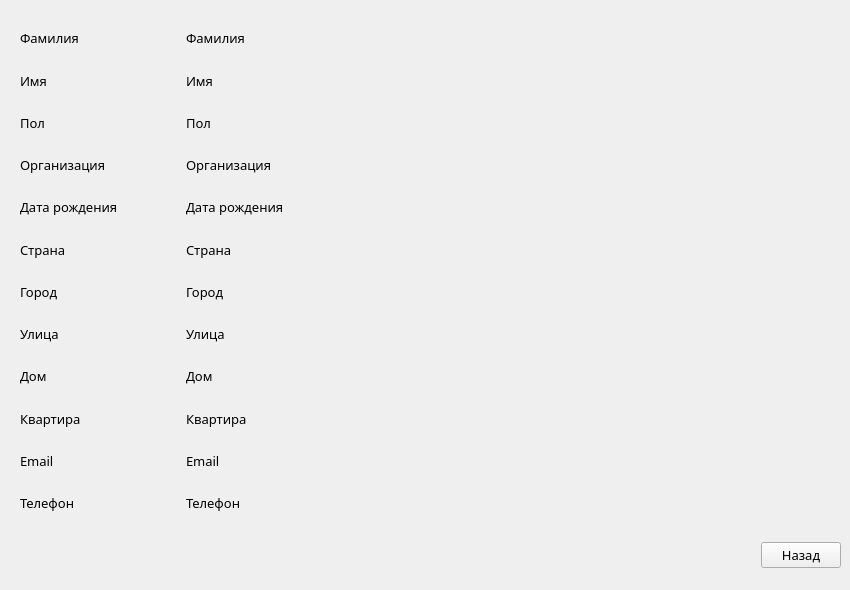
    <widget class="QWidget" name="adminInfo">
     <widget class="QWidget" name="layoutWidget_9">
      <property name="geometry">
       <rect>
        <x>710</x>
        <y>530</y>
        <width>131</width>
        <height>51</height>
       </rect>
      </property>
      <layout class="QHBoxLayout" name="horizontalLayout_16">
       <item>
        <spacer name="horizontalSpacer_6">
         <property name="orientation">
          <enum>Qt::Horizontal</enum>
         </property>
         <property name="sizeHint" stdset="0">
          <size>
           <width>40</width>
           <height>20</height>
          </size>
         </property>
        </spacer>
       </item>
       <item>
        <widget class="QPushButton" name="represInfoBackButton_2">
         <property name="font">
          <font>
           <family>Century Gothic</family>
           <pointsize>10</pointsize>
          </font>
         </property>
         <property name="text">
          <string>Назад</string>
         </property>
        </widget>
       </item>
      </layout>
     </widget>
     <widget class="QWidget" name="layoutWidget_10">
      <property name="geometry">
       <rect>
        <x>20</x>
        <y>20</y>
        <width>711</width>
        <height>501</height>
       </rect>
      </property>
      <layout class="QHBoxLayout" name="horizontalLayout_17">
       <item>
        <layout class="QVBoxLayout" name="verticalLayout_7">
         <item>
          <widget class="QLabel" name="adminInfoSurnameLabel">
           <property name="maximumSize">
            <size>
             <width>160</width>
             <height>16777215</height>
            </size>
           </property>
           <property name="font">
            <font>
             <family>Century Gothic</family>
             <pointsize>10</pointsize>
            </font>
           </property>
           <property name="text">
            <string>Фамилия</string>
           </property>
          </widget>
         </item>
         <item>
          <widget class="QLabel" name="adminInfoNameLabel">
           <property name="maximumSize">
            <size>
             <width>160</width>
             <height>160</height>
            </size>
           </property>
           <property name="font">
            <font>
             <family>Century Gothic</family>
             <pointsize>10</pointsize>
            </font>
           </property>
           <property name="text">
            <string>Имя</string>
           </property>
          </widget>
         </item>
         <item>
          <widget class="QLabel" name="adminInfoSexLabel">
           <property name="maximumSize">
            <size>
             <width>160</width>
             <height>160</height>
            </size>
           </property>
           <property name="font">
            <font>
             <family>Century Gothic</family>
             <pointsize>10</pointsize>
            </font>
           </property>
           <property name="text">
            <string>Пол</string>
           </property>
          </widget>
         </item>
         <item>
          <widget class="QLabel" name="adminInfoOrganizationLabel">
           <property name="maximumSize">
            <size>
             <width>160</width>
             <height>160</height>
            </size>
           </property>
           <property name="font">
            <font>
             <family>Century Gothic</family>
             <pointsize>10</pointsize>
            </font>
           </property>
           <property name="text">
            <string>Организация</string>
           </property>
          </widget>
         </item>
         <item>
          <widget class="QLabel" name="adminInfoDobLabel">
           <property name="minimumSize">
            <size>
             <width>142</width>
             <height>0</height>
            </size>
           </property>
           <property name="maximumSize">
            <size>
             <width>160</width>
             <height>160</height>
            </size>
           </property>
           <property name="font">
            <font>
             <family>Century Gothic</family>
             <pointsize>10</pointsize>
            </font>
           </property>
           <property name="text">
            <string>Дата рождения</string>
           </property>
          </widget>
         </item>
         <item>
          <widget class="QLabel" name="adminInfoCountryLabel">
           <property name="maximumSize">
            <size>
             <width>160</width>
             <height>160</height>
            </size>
           </property>
           <property name="font">
            <font>
             <family>Century Gothic</family>
             <pointsize>10</pointsize>
            </font>
           </property>
           <property name="text">
            <string>Страна</string>
           </property>
          </widget>
         </item>
         <item>
          <widget class="QLabel" name="adminInfoCityLabel">
           <property name="maximumSize">
            <size>
             <width>160</width>
             <height>16777215</height>
            </size>
           </property>
           <property name="font">
            <font>
             <family>Century Gothic</family>
             <pointsize>10</pointsize>
            </font>
           </property>
           <property name="text">
            <string>Город</string>
           </property>
          </widget>
         </item>
         <item>
          <widget class="QLabel" name="adminInfoStreetLabel">
           <property name="maximumSize">
            <size>
             <width>160</width>
             <height>16777215</height>
            </size>
           </property>
           <property name="font">
            <font>
             <family>Century Gothic</family>
             <pointsize>10</pointsize>
            </font>
           </property>
           <property name="text">
            <string>Улица</string>
           </property>
          </widget>
         </item>
         <item>
          <widget class="QLabel" name="adminInfoHouseNumberLabel">
           <property name="maximumSize">
            <size>
             <width>160</width>
             <height>16777215</height>
            </size>
           </property>
           <property name="font">
            <font>
             <family>Century Gothic</family>
             <pointsize>10</pointsize>
            </font>
           </property>
           <property name="text">
            <string>Дом</string>
           </property>
          </widget>
         </item>
         <item>
          <widget class="QLabel" name="adminInfoFlatNumberLabel">
           <property name="maximumSize">
            <size>
             <width>160</width>
             <height>16777215</height>
            </size>
           </property>
           <property name="font">
            <font>
             <family>Century Gothic</family>
             <pointsize>10</pointsize>
            </font>
           </property>
           <property name="text">
            <string>Квартира</string>
           </property>
          </widget>
         </item>
         <item>
          <widget class="QLabel" name="adminInfoEmailLabel">
           <property name="maximumSize">
            <size>
             <width>160</width>
             <height>16777215</height>
            </size>
           </property>
           <property name="font">
            <font>
             <family>Century Gothic</family>
             <pointsize>10</pointsize>
            </font>
           </property>
           <property name="text">
            <string>Email</string>
           </property>
          </widget>
         </item>
         <item>
          <widget class="QLabel" name="adminInfoTelephoneLabel">
           <property name="maximumSize">
            <size>
             <width>160</width>
             <height>16777215</height>
            </size>
           </property>
           <property name="font">
            <font>
             <family>Century Gothic</family>
             <pointsize>10</pointsize>
            </font>
           </property>
           <property name="text">
            <string>Телефон</string>
           </property>
          </widget>
         </item>
        </layout>
       </item>
       <item>
        <layout class="QVBoxLayout" name="verticalLayout_9">
         <item>
          <widget class="QLabel" name="adminInfoSurname">
           <property name="minimumSize">
            <size>
             <width>500</width>
             <height>0</height>
            </size>
           </property>
           <property name="font">
            <font>
             <family>Century Gothic</family>
             <pointsize>10</pointsize>
            </font>
           </property>
           <property name="text">
            <string>Фамилия</string>
           </property>
          </widget>
         </item>
         <item>
          <widget class="QLabel" name="adminInfoName">
           <property name="font">
            <font>
             <family>Century Gothic</family>
             <pointsize>10</pointsize>
            </font>
           </property>
           <property name="text">
            <string>Имя</string>
           </property>
          </widget>
         </item>
         <item>
          <widget class="QLabel" name="adminInfoSex">
           <property name="font">
            <font>
             <family>Century Gothic</family>
             <pointsize>10</pointsize>
            </font>
           </property>
           <property name="text">
            <string>Пол</string>
           </property>
          </widget>
         </item>
         <item>
          <widget class="QLabel" name="adminInfoOrganization">
           <property name="font">
            <font>
             <family>Century Gothic</family>
             <pointsize>10</pointsize>
            </font>
           </property>
           <property name="text">
            <string>Организация</string>
           </property>
          </widget>
         </item>
         <item>
          <widget class="QLabel" name="adminInfoDob">
           <property name="minimumSize">
            <size>
             <width>0</width>
             <height>0</height>
            </size>
           </property>
           <property name="font">
            <font>
             <family>Century Gothic</family>
             <pointsize>10</pointsize>
            </font>
           </property>
           <property name="text">
            <string>Дата рождения</string>
           </property>
          </widget>
         </item>
         <item>
          <widget class="QLabel" name="adminInfoCountry">
           <property name="font">
            <font>
             <family>Century Gothic</family>
             <pointsize>10</pointsize>
            </font>
           </property>
           <property name="text">
            <string>Страна</string>
           </property>
          </widget>
         </item>
         <item>
          <widget class="QLabel" name="adminInfoCity">
           <property name="font">
            <font>
             <family>Century Gothic</family>
             <pointsize>10</pointsize>
            </font>
           </property>
           <property name="text">
            <string>Город</string>
           </property>
          </widget>
         </item>
         <item>
          <widget class="QLabel" name="adminInfoStreet">
           <property name="font">
            <font>
             <family>Century Gothic</family>
             <pointsize>10</pointsize>
            </font>
           </property>
           <property name="text">
            <string>Улица</string>
           </property>
          </widget>
         </item>
         <item>
          <widget class="QLabel" name="adminInfoHouseNumber">
           <property name="font">
            <font>
             <family>Century Gothic</family>
             <pointsize>10</pointsize>
            </font>
           </property>
           <property name="text">
            <string>Дом</string>
           </property>
          </widget>
         </item>
         <item>
          <widget class="QLabel" name="adminInfoFlatNumber">
           <property name="font">
            <font>
             <family>Century Gothic</family>
             <pointsize>10</pointsize>
            </font>
           </property>
           <property name="text">
            <string>Квартира</string>
           </property>
          </widget>
         </item>
         <item>
          <widget class="QLabel" name="adminInfoEmail">
           <property name="font">
            <font>
             <family>Century Gothic</family>
             <pointsize>10</pointsize>
            </font>
           </property>
           <property name="text">
            <string>Email</string>
           </property>
          </widget>
         </item>
         <item>
          <widget class="QLabel" name="adminInfoTelephone">
           <property name="font">
            <font>
             <family>Century Gothic</family>
             <pointsize>10</pointsize>
            </font>
           </property>
           <property name="text">
            <string>Телефон</string>
           </property>
          </widget>
         </item>
        </layout>
       </item>
      </layout>
     </widget>
    </widget>
